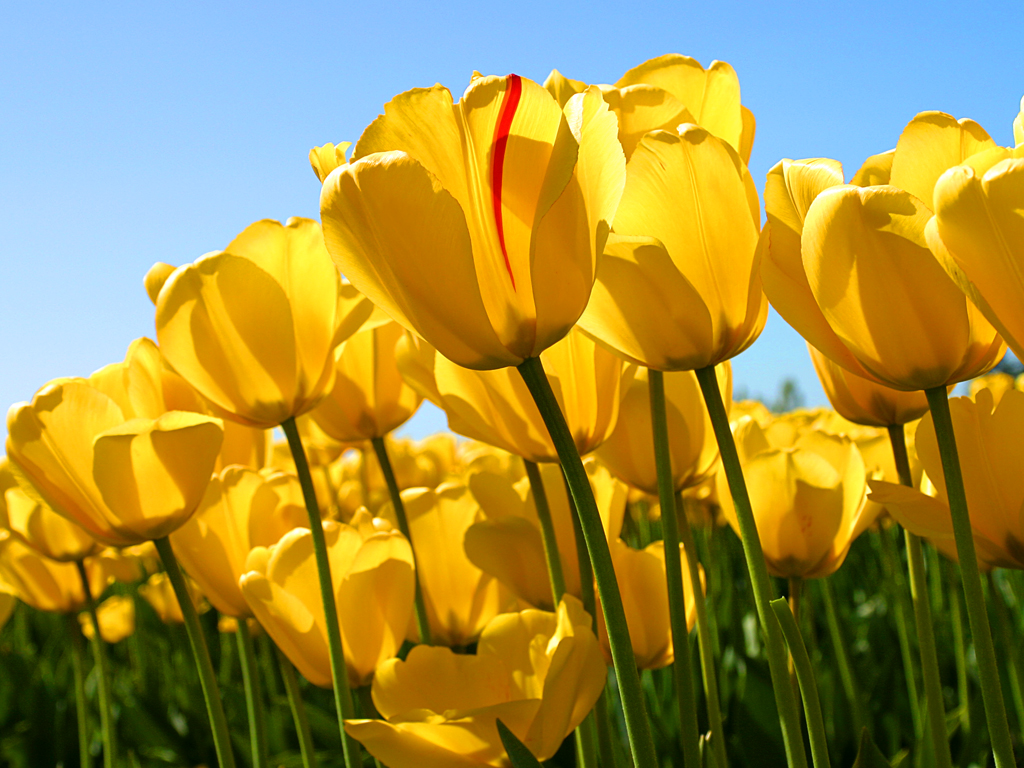
#> input picture Tulips.jpg, 1024 x 768 px
$ python demo.py   (older library calls are emulated)
#> lines starting #> are read from the running program, lines starting #| are printed output that depends on the picture
from scipy import misc
import matplotlib.pyplot as plt

image = misc.imread("Tulips.jpg",flatten=True)
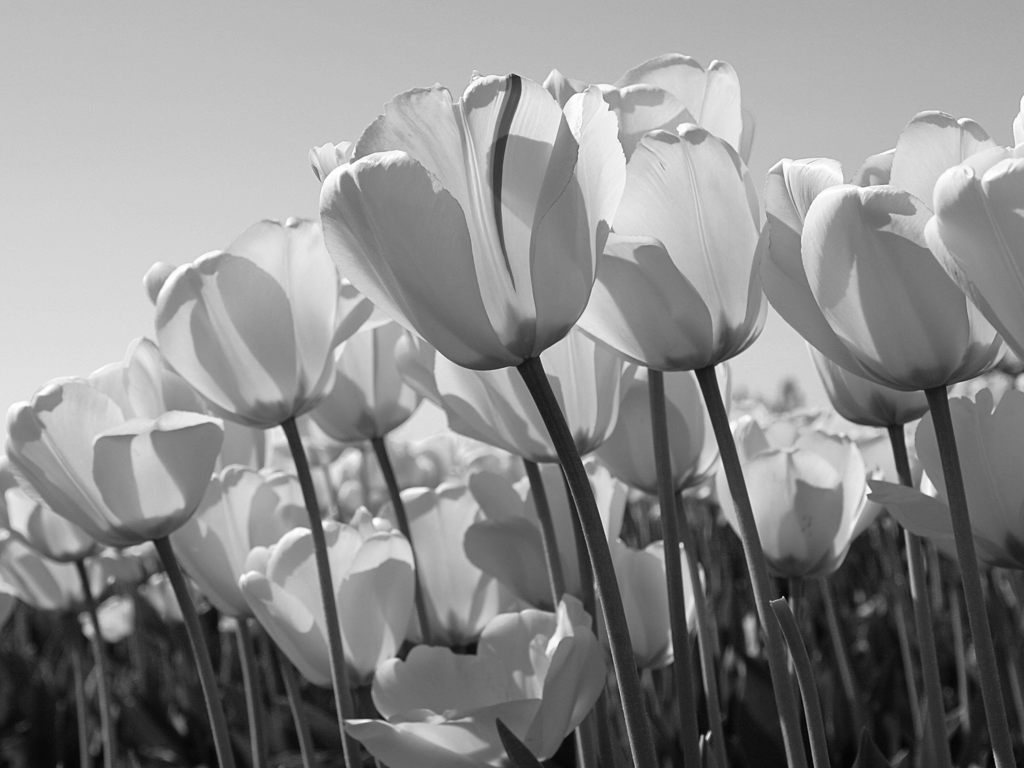
#> image: shape (768, 1024) float32; min 1.29, max 255, mean 139.9
plt.figure()
plt.gray()
plt.imshow(image)
plt.show()

import cv2

image = cv2.imread("Tulips.jpg")
#> image: shape (768, 1024, 3)
gray_image = cv2.cvtColor(image, cv2.COLOR_BGR2GRAY)
import matplotlib.pyplot as plt
import matplotlib.image as mpimg
# plt.imshow(mpimg.imread('Tulips.png'))


cv2.imshow("Over the Clouds", image)
cv2.imshow("Over the Clouds - gray", gray_image)
cv2.waitKey(0)
cv2.destroyAllWindows()

si=gray_image.shape
#> si = (768, 1024)

for ii in range(si[0]):
    for jj in range(si[1]):
        gray_image[ii,jj]=ii*jj/si[0]/si[1]*256
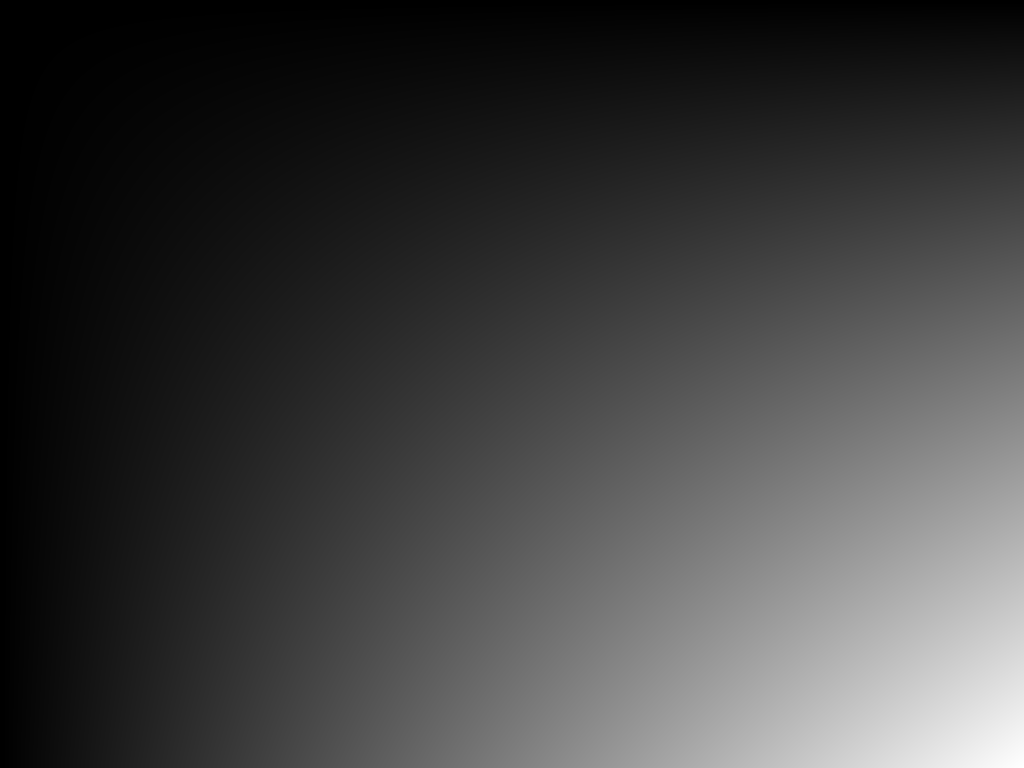
#> gray_image: shape (768, 1024); min 0, max 255, mean 63.4


cv2.imshow("test", gray_image)
cv2.waitKey(0)
cv2.destroyAllWindows()
# plt.colormaps()
# plt.imshow(gray_image,cmap='gray')
#> (the run stopped early here; a loop or call above may not have finished)
